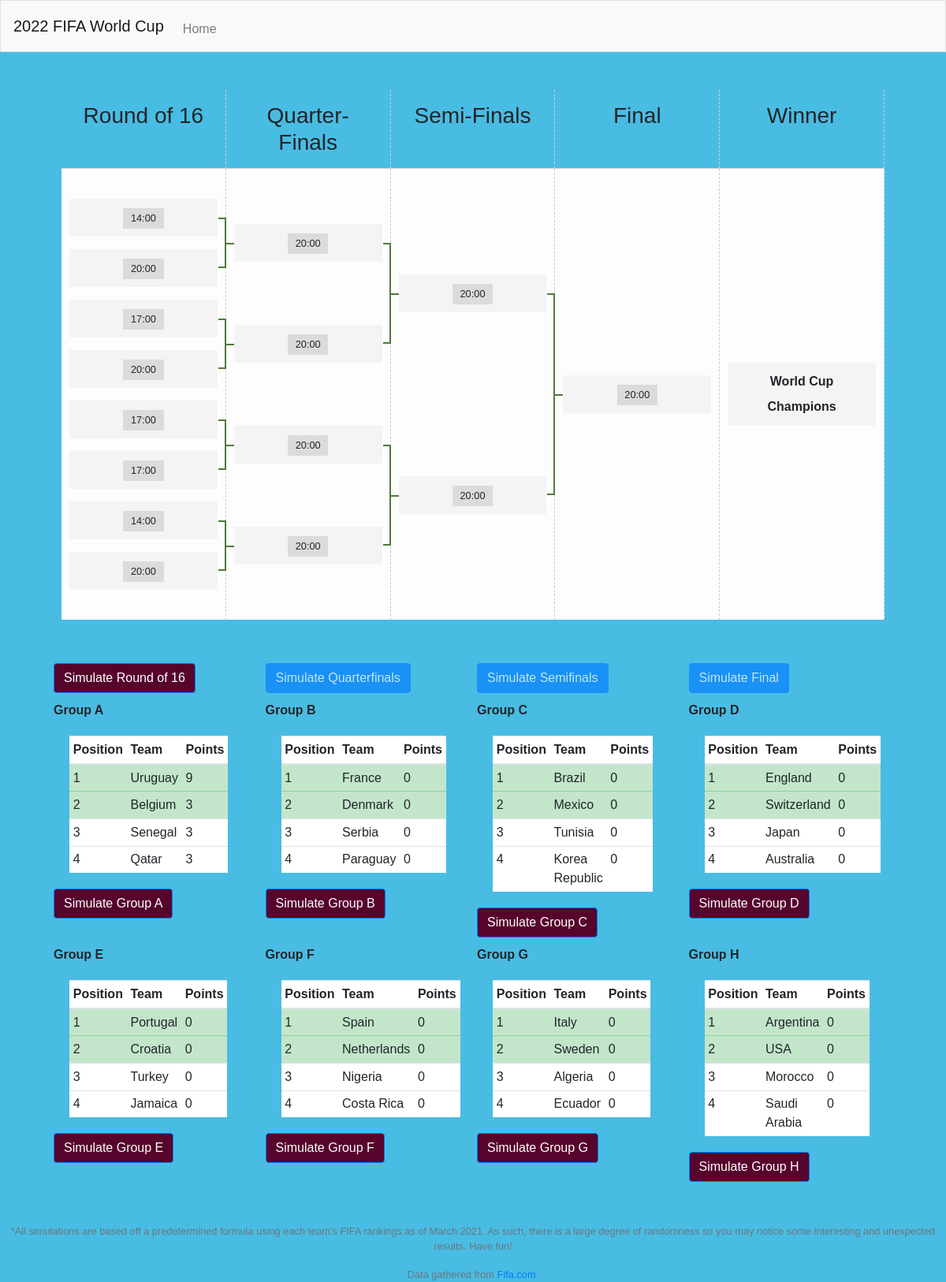
The app's page /finals with its own data.
### tables this page shows
CREATE TABLE 'groupA' ('teams_id' integer PRIMARY KEY NOT NULL, 'name' text NOT NULL, 'position' integer NOT NULL, 'points' integer NOT NULL);

CREATE TABLE 'groupB' ('teams_id' integer PRIMARY KEY NOT NULL, 'name' text NOT NULL, 'position' integer NOT NULL, 'points' integer NOT NULL);

CREATE TABLE 'groupC' ('teams_id' integer PRIMARY KEY NOT NULL, 'name' text NOT NULL, 'position' integer NOT NULL, 'points' integer NOT NULL);

CREATE TABLE 'groupD' ('teams_id' integer PRIMARY KEY NOT NULL, 'name' text NOT NULL, 'position' integer NOT NULL, 'points' integer NOT NULL);

CREATE TABLE 'groupE' ('teams_id' integer PRIMARY KEY NOT NULL, 'name' text NOT NULL, 'position' integer NOT NULL, 'points' integer NOT NULL);

CREATE TABLE 'groupF' ('teams_id' integer PRIMARY KEY NOT NULL, 'name' integer NOT NULL, 'position' integer NOT NULL, 'points' integer NOT NULL);

CREATE TABLE 'groupG' ('teams_id' integer PRIMARY KEY NOT NULL, 'name' text NOT NULL, 'position' integer NOT NULL, 'points' integer NOT NULL);

CREATE TABLE 'groupH' ('teams_id' integer PRIMARY KEY NOT NULL, 'name' text NOT NULL, 'position' integer NOT NULL, 'points' integer NOT NULL);

### application.py (the view, shortened to what this page needs)
@app.route("/finals", methods=["GET", "POST"])
def finals():
    if request.method == "GET":
        teams = db.execute("SELECT * FROM teams WHERE name <> 'Qatar' ORDER BY points DESC")
        host = db.execute("SELECT * FROM teams WHERE name = 'Qatar'")
        groupA = db.execute("SELECT * FROM groupA ORDER BY position")
        groupB = db.execute("SELECT * FROM groupB ORDER BY position")
        groupC = db.execute("SELECT * FROM groupC ORDER BY position")
        groupD = db.execute("SELECT * FROM groupD ORDER BY position")
        groupE = db.execute("SELECT * FROM groupE ORDER BY position")
        groupF = db.execute("SELECT * FROM groupF ORDER BY position")
        groupG = db.execute("SELECT * FROM groupG ORDER BY position")
        groupH = db.execute("SELECT * FROM groupH ORDER BY position")
        r16teams = json.dumps(groupWinners)
        return render_template("finals.html", a=groupA, b=groupB, c=groupC, d=groupD, e=groupE, f=groupF, g=groupG, h=groupH, groupWinners=groupWinners, r16teams=r16teams)

### templates/finals.html (shortened to what this page needs)
{% extends "layout.html" %}
{% block main %}
<div class="tournament-container">
    <div class="tournament-headers">
        <h3>Round of 16</h3>
        <h3>Quarter-Finals</h3>
        <h3>Semi-Finals</h3>
        <h3>Final</h3>
        <h3>Winner</h3>
    </div>
    <div class="tournament-brackets">
        <ul class="bracket bracket-1">
            <li class="team-item">
                <time>14:00</time>
            </li>
            <li class="team-item">
                <time>20:00</time>
            </li>
            <li class="team-item">
                <time>17:00</time>
            </li>
            <li class="team-item">
                <time>20:00</time>
            </li>
            <li class="team-item">
                <time>17:00</time>
            </li>
            <li class="team-item">
                <time>17:00</time>
            </li>
            <li class="team-item">
                <time>14:00</time>
            </li>
            <li class="team-item">
                <time>20:00</time>
            </li>
        </ul>
    <ul class="bracket bracket-2">
        <li class="team-item">
            <time>20:00</time>
        </li>
        <li class="team-item">
            <time>20:00</time>
        </li>
        <li class="team-item">
            <time>20:00</time>
        </li>
        <li class="team-item">
            <time>20:00</time>
        </li>
    </ul>
    <ul class="bracket bracket-3">
        <li class="team-item">
            <time>20:00</time>
        </li>
        <li class="team-item">
            <time>20:00</time>
        </li>
    </ul>
    <ul class="bracket bracket-4">
        <li class="team-item">
            <time>20:00</time>
        </li>
    </ul>
    <ul class="bracket bracket-5">
      <li class="team-item"><strong>World Cup Champions</strong><br></li>
    </ul>
  </div>
</div>
<div class="row">
    <div class="column">
        <span>
            <button class="btn btn-primary" type="button" id="simulateR16" value="Simulate Round of 16" onclick="simulateRoundOf16()">Simulate Round of 16</button>
        </span>
    </div>
    <div class="column">
        <span>
            <button class="btn btn-primary" type="submit" id="simulateQtrs" name="Qtrs" value="Simulate Quarterfinals" onclick="simulateQuarters()" disabled>Simulate Quarterfinals</button>
        </span>
    </div>
    <div class="column">
        <span>
            <button class="btn btn-primary" type="submit" id="simulateSemi" name="Semi" value="Simulate Semifinals" onclick="simulateSemis()" disabled>Simulate Semifinals</button>
        </span>
    </div>
    <div class="column">
        <span>
            <button class="btn btn-primary" type="submit" id="simulateFinal" name="Final" value="Simulate Final" onclick="simulateFinal()" disabled>Simulate Final</button>
        </span>
    </div>
</div>
<div class="row">
    <div class="column">
        <table class="table table-sm" id="A">
            <thead>
                <strong>Group A</strong>
                <tr>
                    <th>
                        Position
                    </th>
                    <th>
                        Team
                    </th>
                    <th>
                        Points
                    </th>
                </tr>
            </thead>
            <tbody>
                {% for team in a %}
                <tr class="{{ loop.index }}">
                    <td>
                        {{ team.position }}
                    </td>
                    <td>
                        {{ team.name }}
                    </td>
                    <td>
                        {{ team.points }}
                    </td>
                </tr>
                {% endfor %}
            </tbody>
        </table>
        <form action="/finals" method="post">
            <input class="btn btn-primary" type="submit" id="simulateA" name="A" value="Simulate Group A">
        </form>
    </div>
    <div class="column">
        <table class="table table-sm" id="B">
            <thead>
                <strong>Group B</strong>
                <tr>
                    <th>
                        Position
                    </th>
                    <th>
                        Team
                    </th>
                    <th>
                        Points
                    </th>
                </tr>
            </thead>
            <tbody>
                {% for team in b %}
                <tr class="{{ loop.index }}">
                    <td>
                        {{ team.position }}
                    </td>
                    <td>
                        {{ team.name }}
                    </td>
                    <td>
                        {{ team.points }}
                    </td>
                </tr>
                {% endfor %}
            </tbody>
        </table>
        <form action="/finals" method="post">
            <input class="btn btn-primary" type="submit" id="simulateB" name="B" value="Simulate Group B">
        </form>
</div>
<div class="column">
<table class="table table-sm" id="C">
    <thead>
        <strong>Group C</strong>
        <tr>
            <th>
                Position
            </th>
            <th>
                Team
            </th>
            <th>
                Points
            </th>
        </tr>
    </thead>
    <tbody>
        {% for team in c %}
        <tr class="{{ loop.index }}">
            <td>
                {{ team.position }}
            </td>
            <td>
                {{ team.name }}
            </td>
            <td>
                {{ team.points }}
            </td>
        </tr>
        {% endfor %}
    </tbody>
</table>
<form action="/finals" method="post">
    <input class="btn btn-primary" type="submit" id="simulateC" name="C" value="Simulate Group C">
</form>
</div>
<div class="column">
<table class="table table-sm" id="D">
    <thead>
        <strong>Group D</strong>
        <tr>
            <th>
                Position
            </th>
            <th>
                Team
            </th>
            <th>
                Points
            </th>
        </tr>
    </thead>
    <tbody>
        {% for team in d %}
        <tr class="{{ loop.index }}">
            <td>
                {{ team.position }}
            </td>
            <td>
                {{ team.name }}
            </td>
            <td>
                {{ team.points }}
            </td>
        </tr>
        {% endfor %}
    </tbody>
</table>
<form action="/finals" method="post">
    <input class="btn btn-primary" type="submit" id="simulateD" name="D" value="Simulate Group D">
</form>
    </div>
</div>
<div class="row">
    <div class="column">
<table class="table table-sm" id="E">
    <thead>
        <strong>Group E</strong>
        <tr>
            <th>
                Position
            </th>
            <th>
                Team
            </th>
            <th>
                Points
            </th>
        </tr>
    </thead>
    <tbody>
        {% for team in e %}
        <tr class="{{ loop.index }}">
            <td>
                {{ team.position }}
            </td>
            <td>
                {{ team.name }}
            </td>
            <td>
                {{ team.points }}
            </td>
        </tr>
        {% endfor %}
    </tbody>
</table>
<form action="/finals" method="post">
    <input class="btn btn-primary" type="submit" id="simulateE" name="E" value="Simulate Group E">
</form>
</div>
<div class="column">
<table class="table table-sm" id="F">
    <thead>
        <strong>Group F</strong>
        <tr>
            <th>
                Position
            </th>
            <th>
                Team
            </th>
            <th>
                Points
            </th>
        </tr>
    </thead>
    <tbody>
        {% for team in f %}
        <tr class="{{ loop.index }}">
            <td>
                {{ team.position }}
            </td>
            <td>
                {{ team.name }}
            </td>
            <td>
                {{ team.points }}
            </td>
        </tr>
        {% endfor %}
    </tbody>
</table>
<form action="/finals" method="post">
    <input class="btn btn-primary" type="submit" id="simulateF" name="F" value="Simulate Group F">
</form>
</div>
<div class="column">
<table class="table table-sm" id="G">
    <thead>
        <strong>Group G</strong>
        <tr>
            <th>
                Position
            </th>
            <th>
                Team
            </th>
            <th>
                Points
            </th>
        </tr>
    </thead>
    <tbody>
        {% for team in g %}
        <tr class="{{ loop.index }}">
            <td>
                {{ team.position }}
            </td>
            <td>
                {{ team.name }}
            </td>
            <td>
                {{ team.points }}
            </td>
        </tr>
        {% endfor %}
    </tbody>
</table>
<form action="/finals" method="post">
    <input class="btn btn-primary" type="submit" id="simulateG" name="G" value="Simulate Group G">
</form>
</div>
<div class="column">
<table class="table table-sm" id="H">
    <thead>
        <strong>Group H</strong>
        <tr>
            <th>
                Position
            </th>
            <th>
                Team
            </th>
            <th>
                Points
            </th>
        </tr>
    </thead>
    <tbody>
        {% for team in h %}
        <tr class="{{ loop.index }}">
            <td>
                {{ team.position }}
            </td>
            <td>
                {{ team.name }}
            </td>
            <td>
                {{ team.points }}
            </td>
        </tr>
        {% endfor %}
    </tbody>
</table>
<form action="/finals" method="post">
    <input class="btn btn-primary" type="submit" id="simulateH" name="H" value="Simulate Group H">
</form>
</div>
</div>
{% endblock %}

### templates/layout.html (shortened to what this page needs)
<!DOCTYPE html>
<html lang="en">
    <head>
        <link rel="stylesheet" href="https://cdn.jsdelivr.net/npm/bootstrap@4.5.3/dist/css/bootstrap.min.css">
        <link href="/static/stylesheet/styles.css" rel="stylesheet">
    </head>
    <body>
        <nav class="navbar navbar-expand-md navbar-light bg-light border">
            <a class="navbar-brand" href="/"><span>2022 FIFA World Cup</span></a>
            <div class="collapse navbar-collapse" id="navbar">
                    <ul class="navbar-nav mr-auto mt-2">
                        <li class="nav-item"><a class="nav-link" href="/">Home</a></li>
                    </ul>
            </div>
        </nav>
        <main class="container p-5">
            {% block main %}{% endblock %}
        </main>
        <footer class="small text-center text-muted">
            <p>*All simulations are based off a predetermined formula using each team's FIFA rankings as of March 2021. As such, there is a large degree of randomness so you may notice some interesting and unexpected results. Have fun!</p>
            Data gathered from <a href="https://www.fifa.com/fifa-world-ranking/ranking-table/men/">Fifa.com</a>.
        </footer>
    </body>
</html>

### static/stylesheet/styles.css (style rules this page uses)
#A { width: 100px; border: 15px; padding: 50px; margin: 20px; }
#B { width: 100px; border: 15px; padding: 50px; margin: 20px; }
#C { width: 100px; border: 15px; padding: 50px; margin: 20px; }
#D { width: 100px; border: 15px; padding: 50px; margin: 20px; }
#E { width: 100px; border: 15px; padding: 50px; margin: 20px; }
#F { width: 100px; border: 15px; padding: 50px; margin: 20px; }
#G { width: 100px; border: 15px; padding: 50px; margin: 20px; }
#H { width: 100px; border: 15px; padding: 50px; margin: 20px; }
* { box-sizing: border-box; }
.column { float: left; width: 25%; padding: 5px; }
.row::after { content: ""; clear: both; display: table; }
html { height: 100%; width: 100%; }
body { font-family: sans-serif; margin: 0; height: 100%; }
.tournament-brackets { display: flex; flex-direction: row; list-style-type: none; background: #fdfdfd; margin-bottom: 50px; }
.bracket { padding-left: 0; display: flex; margin: 0; padding: 30px 0; flex-grow: 1; flex-direction: column; justify-content: space-around; list-style-type: none; border-right: 1px dashed #ccc; flex: 1; }
.team-item { background-color: #f4f4f4; padding: .5rem; display: block; margin: .5rem 10px; position: relative; vertical-align: middle; line-height: 2; text-align: center; }
.team-item:after { content:''; border-color: #4f7a38; border-width: 2px; position: absolute; display: block; width: 10px; right: -11px; }
.team-item:nth-of-type(odd):after { border-right-style: solid; border-top-style: solid; height: 100%; top: 50%; }
.team-item:nth-of-type(even):after { border-right-style: solid; border-bottom-style: solid; height: 100%; top: -50%; }
.team-item:before { content:''; border-top: 2px solid #4f7a38; position: absolute; height: 2px; width: 10px; left: -10px; top: 50%; }
.team-item time { display: inline-block; background-color: #dbdbdb; font-size: .8rem; padding: 0 .6rem; }
body { background-color: #49BCE3; }
.table { background-color: white; }
.btn { background-color: #56042C; }

### records on screen
groupA: position "1", name "Uruguay", points "9"
groupA: position "2", name "Belgium", points "3"
groupA: position "3", name "Senegal", points "3"
groupA: position "4", name "Qatar", points "3"
groupB: position "1", name "France", points "0"
groupB: position "2", name "Denmark", points "0"
groupB: position "3", name "Serbia", points "0"
groupB: position "4", name "Paraguay", points "0"
groupC: position "1", name "Brazil", points "0"
groupC: position "2", name "Mexico", points "0"
groupC: position "3", name "Tunisia", points "0"
groupC: position "4", name "Korea Republic", points "0"
groupD: position "1", name "England", points "0"
groupD: position "2", name "Switzerland", points "0"
groupD: position "3", name "Japan", points "0"
groupD: position "4", name "Australia", points "0"
groupE: position "1", name "Portugal", points "0"
groupE: position "2", name "Croatia", points "0"
groupE: position "3", name "Turkey", points "0"
groupE: position "4", name "Jamaica", points "0"
groupF: position "1", name "Spain", points "0"
groupF: position "2", name "Netherlands", points "0"
groupF: position "3", name "Nigeria", points "0"
groupF: position "4", name "Costa Rica", points "0"
groupG: position "1", name "Italy", points "0"
groupG: position "2", name "Sweden", points "0"
groupG: position "3", name "Algeria", points "0"
groupG: position "4", name "Ecuador", points "0"
groupH: position "1", name "Argentina", points "0"
groupH: position "2", name "USA", points "0"
groupH: position "3", name "Morocco", points "0"
groupH: position "4", name "Saudi Arabia", points "0"
